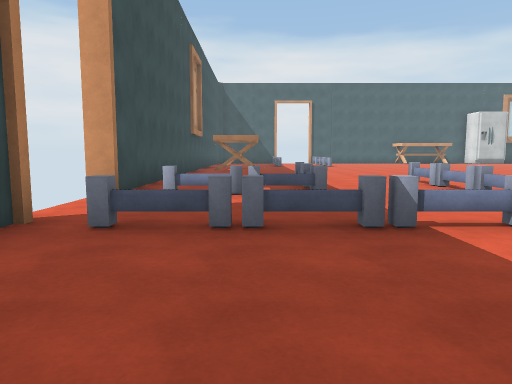
View 1 (above)

24 first-person views from a walk through a scene from a Unity 3-D project. The camera is 1.3 m above the floor, tilts 6° down and sees 70° across. The floor is counted in squares, 2 m on a side. Each view is taken from the middle of a square. On the plan, view 1 faces up. The plan holds only what a view shows up to about 11 squares ahead; the rest is blank. The player is left out. Surface patterns are stand-ins for the level's own textures.

View 2
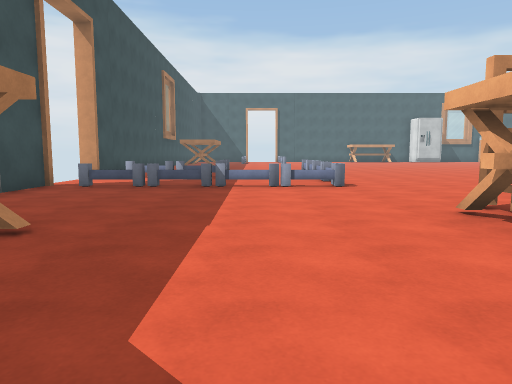

View 3
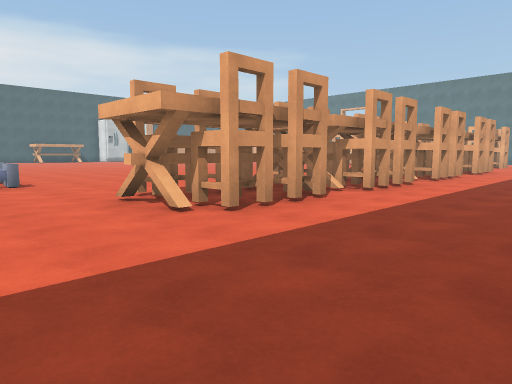

View 4
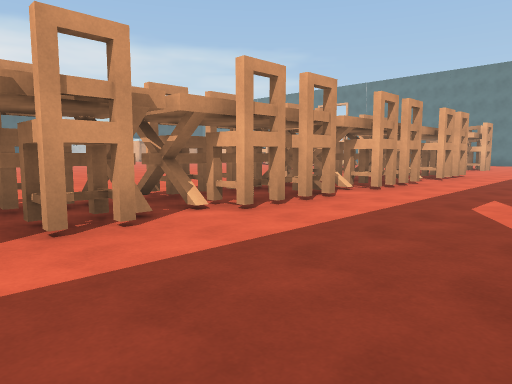

View 5
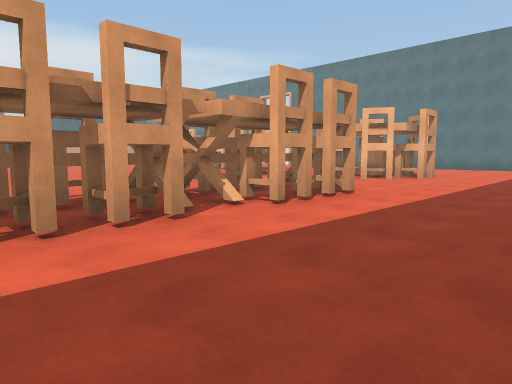

View 6
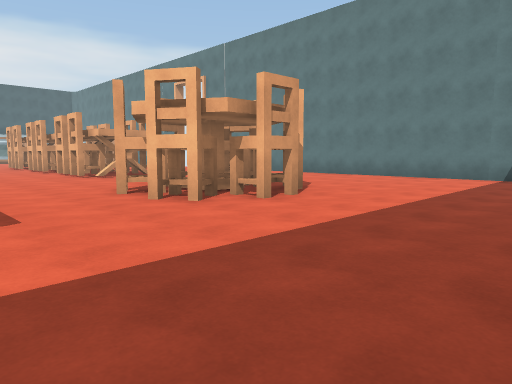

View 7
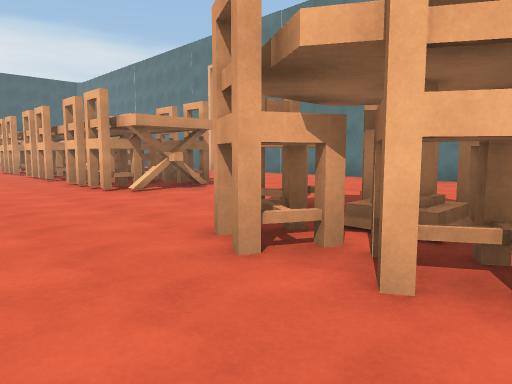

View 8
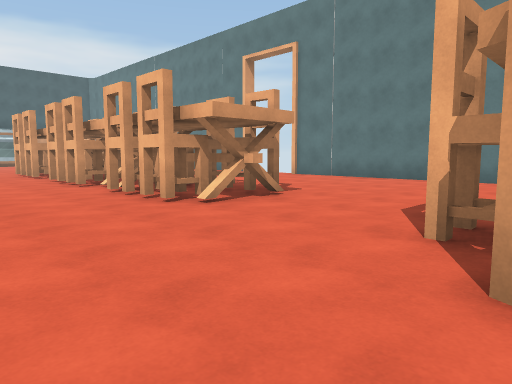

View 9
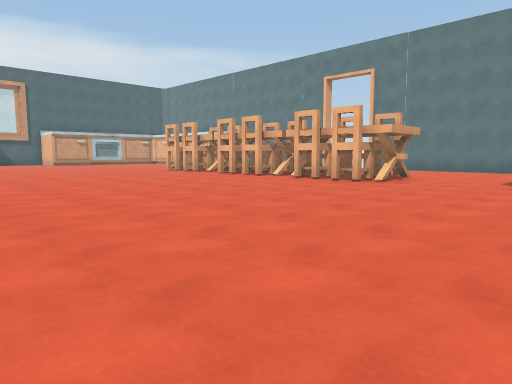

View 10
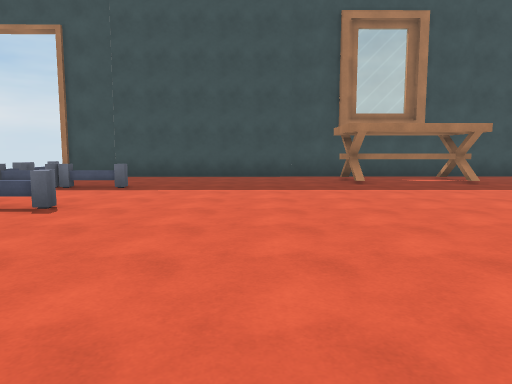

View 11
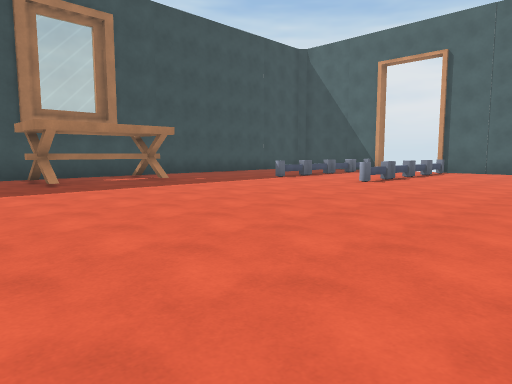

View 12
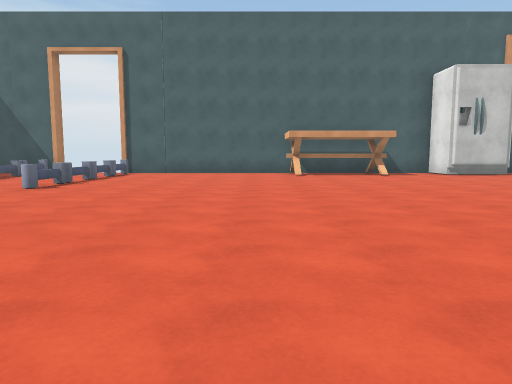

View 13
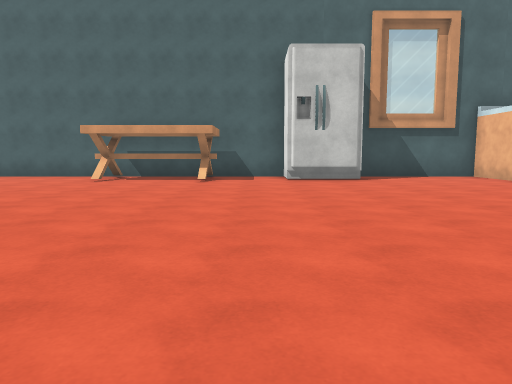

View 14
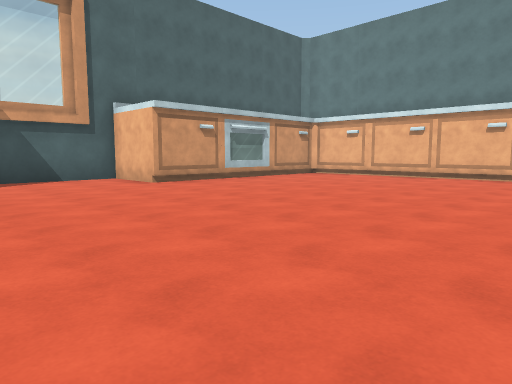

View 15
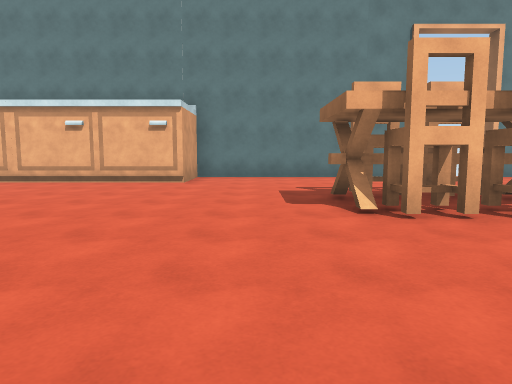

View 16
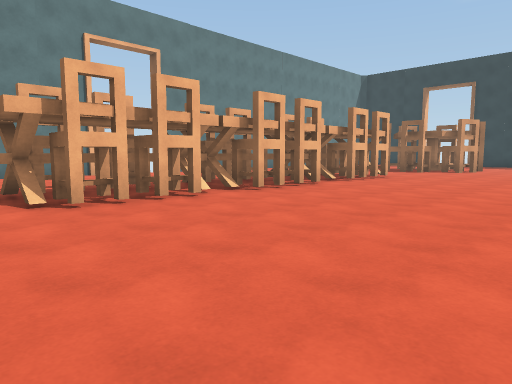

View 17
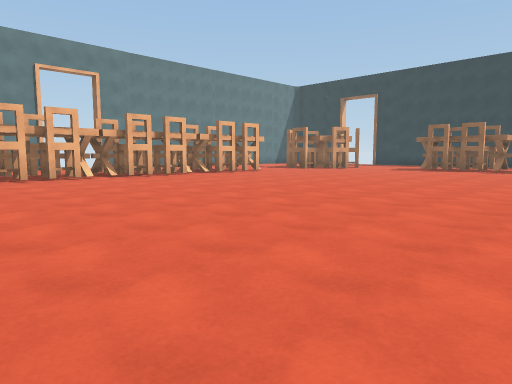

View 18
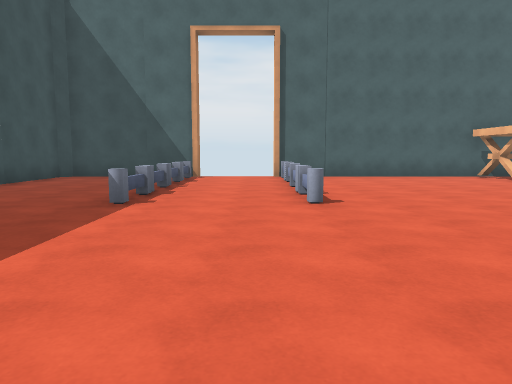

View 19
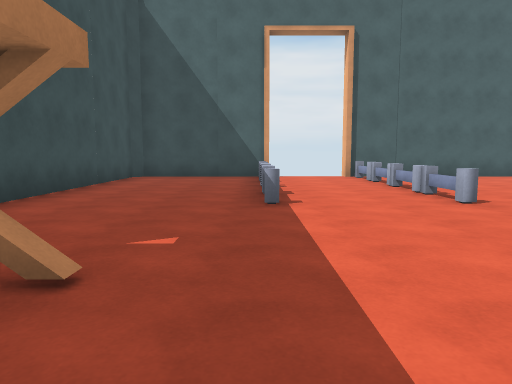

View 20
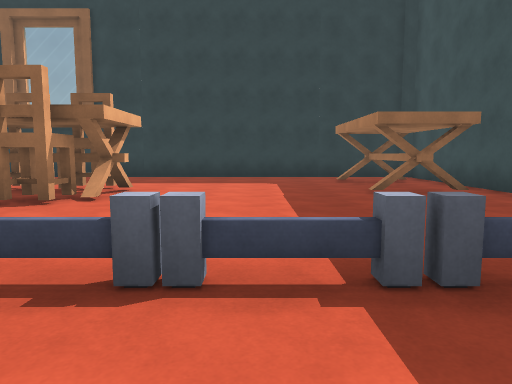

View 21
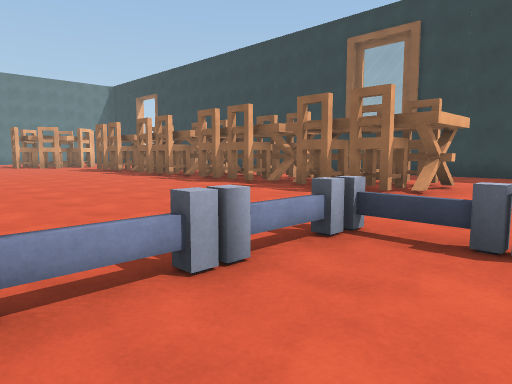

View 22
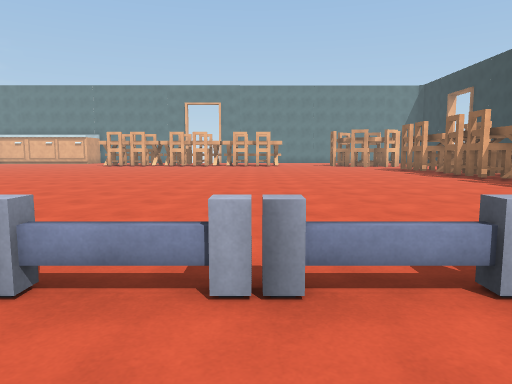

View 23
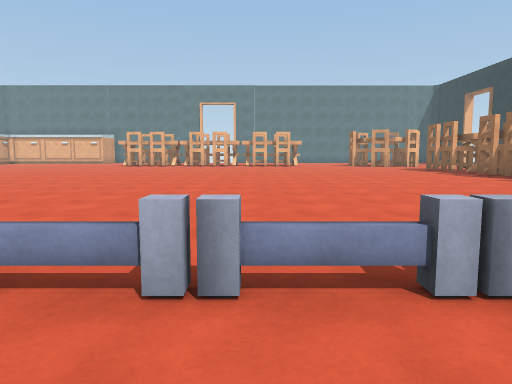

View 24
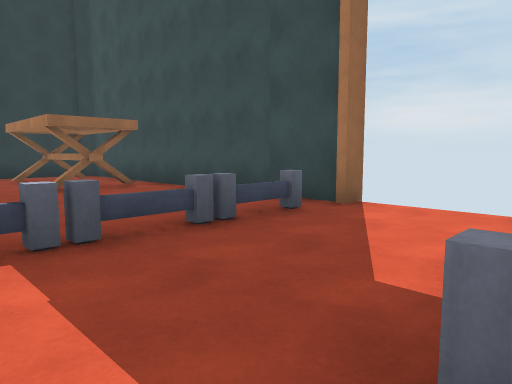

### Floor plan
Points are (right, up) in squares from view 1. A wall is a line through its corners. A room is listed if a view was taken in it or the views show most of it. See-through windows are left out.
Room 1 (views 1, 2, 3, 4, 5, 6, 7, 8, 9, 10, 11, 12, 13, 14, 15, 16, 17, 18, 19, 20, 21, 22, 23, 24)
walls: (21, 8.2) (22.4, 8.2); (20.9, 10.7) (22.4, 10.7); (21.1, 11.4) (21.6, 11.4); (21.6, 8) (21, 8); (21.6, 7.5) (21.6, 8.5); (21.6, 10.6) (21.6, 11.2); (13.2, -0.9) (11, -0.9); (10, -0.9) (7.6, -0.9); (21.6, 5) (21.6, 5.5); (10.7, -1.5) (10.7, 0); (7.6, -0.7) (10, -0.7); (10, -1.5) (10, -0.2); (16.1, -0.9) (13.4, -0.9); (6.8, -0.9) (4.4, -0.9); (22.5, 4.8) (20.9, 4.8); (6.7, -1.5) (6.7, -0.1); (4.4, -0.7) (6.5, -0.7); (4.2, -1.5) (4.2, 0); (27.2, 10.6) (27.2, 16.8); (13.9, 24.4) (3.5, 24.4); (-2.7, 3.5) (-2.3, 3.5) (-2.2, -5) (-2, -5.2) (8.9, -5.2); (19.3, 24.4) (16, 24.4); (1.4, 24.4) (-2.2, 24.4) (-2.4, 24.1) (-2.3, 5.6) (-2.7, 5.6); (27.2, -3.2) (27.2, 8.1)
low walls: (21.5, -0.1) (20.8, -0.1)
objects: other object (-1, -4) to (0, -1); other object (-1, 3) to (0, 3); other object (-1, 6) to (0, 6); other object (-1, 13) to (0, 16); other object (1, 3); other object (1, 6); other object (1, 7); other object (1, 8); other object (1, 19) to (1, 20); other object (1, 21); other object (1, 22); other object (1, 23); other object (2, 3); other object (3, 3) to (4, 3); other object (4, 4) to (4, 5); other object (4, 6); other object (4, 7); other object (4, 8); other object (4, 19) to (4, 20); other object (4, 21); other object (4, 22); other object (4, 23); chair (5, -2); chair (5, 0); chair (6, -2); chair (6, 0); chair (8, -2); chair (8, 0); chair (9, -2); chair (9, 0); other object (9, 23) to (12, 23); chair (12, -2); chair (12, 0); chair (13, -2); chair (13, 0); fridge (14, 23) to (15, 24); chair (15, -2); chair (15, 0); chair (16, -2); chair (16, 0); chair (20, -1) to (20, 0); chair (20, 1); cabinet (20, 23) to (21, 24); chair (21, -1); chair (21, 1) to (21, 2); chair (21, 6); chair (21, 7); chair (21, 9); chair (21, 10); chair (21, 12); chair (21, 13); chair (22, 0); chair (22, 1); chair (22, 5) to (23, 6); chair (22, 7) to (23, 7); chair (22, 9) to (23, 9); chair (22, 10) to (23, 10); chair (22, 12) to (23, 12); chair (22, 13) to (23, 13); stove (22, 23) to (23, 24); cabinet (24, 23) to (24, 24); cabinet (25, 17) to (26, 18); cabinet (25, 19) to (26, 20); cabinet (25, 21) to (26, 22)

Positions as (right, up) in squares from view 1, and headings:
1: (0, 0), facing up
2: (2, -4), facing up
3: (2, -5), facing up-right
4: (5, -5), facing up-right
5: (11, -5), facing up-right
6: (17, -5), facing up-right
7: (18, -1), facing up-right
8: (18, 1), facing up-right
9: (13, 1), facing up-right
10: (8, 11), facing left
11: (8, 11), facing up-left
12: (8, 12), facing up
13: (13, 14), facing up
14: (15, 15), facing up-right
15: (17, 15), facing right
16: (16, 15), facing down-right
17: (11, 15), facing down-right
18: (3, 14), facing up
19: (1, 14), facing up
20: (2, 5), facing down
21: (2, 6), facing down-right
22: (2, 6), facing right
23: (2, 7), facing right
24: (2, 6), facing down-left
